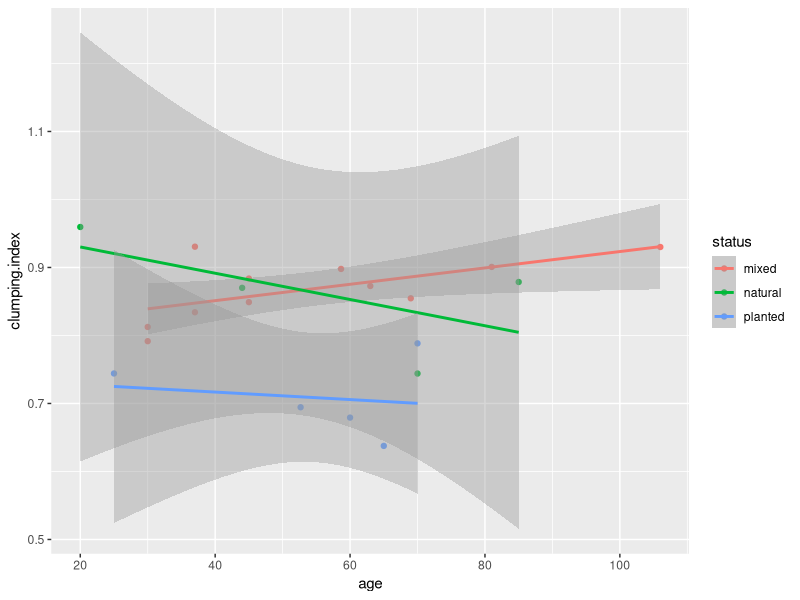

Reproduce this figure in R. (Note: this script raises an error after producing the figure.)
#03_datascript
require(plyr)
require(dplyr)
require(tidyverse)
require(ggplot2)

####
df <- read.csv("./data/hickey_reu_annotated.csv")

df %>%
  group_by(stand, status) %>%
  summarise_all(mean) -> df2

df2 <- data.frame(df2)

ggplot(df2, aes(x = age, y = clumping.index, color = status))+
  geom_point()+
  geom_smooth(method = "lm")

lm.rugosity <- lm(rugosity ~ age, data = df2)
  
summary(lm.rugosity)
  
  

require(randomForest)


laura.fit <- randomForest(status * as.factor(age) ~  mean.height +	height.2 + mean.height.var +	mean.height.rms +	mode.el +	max.el + mode.2 + max.can.ht	+ mean.max.ht +	mean.vai +	mean.peak.vai +	deep.gap.fraction + porosity	+	rugosity +
                            top.rugosity + sky.fraction	+ rumple +	clumping.index +	enl,
                         data = df2,
                         importance = TRUE,
                         ntree = 2000)
#model fit
laura.fit

# Importance of each predictor.
print(importance((laura.fit)) )

# This plots eveything
varImpPlot(laura.fit)

# View the forest results.




